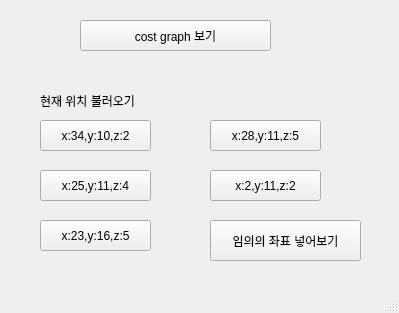
<?xml version="1.0" encoding="UTF-8"?>
<ui version="4.0">
 <class>MainWindow</class>
 <widget class="QMainWindow" name="MainWindow">
  <property name="geometry">
   <rect>
    <x>0</x>
    <y>0</y>
    <width>399</width>
    <height>313</height>
   </rect>
  </property>
  <property name="windowTitle">
   <string>MainWindow</string>
  </property>
  <widget class="QWidget" name="centralwidget">
   <widget class="QPushButton" name="btn10">
    <property name="geometry">
     <rect>
      <x>210</x>
      <y>120</y>
      <width>111</width>
      <height>31</height>
     </rect>
    </property>
    <property name="text">
     <string>x:28,y:11,z:5</string>
    </property>
   </widget>
   <widget class="QPushButton" name="btn5">
    <property name="geometry">
     <rect>
      <x>80</x>
      <y>20</y>
      <width>191</width>
      <height>31</height>
     </rect>
    </property>
    <property name="text">
     <string>cost graph 보기</string>
    </property>
   </widget>
   <widget class="QPushButton" name="btn8">
    <property name="geometry">
     <rect>
      <x>40</x>
      <y>220</y>
      <width>111</width>
      <height>31</height>
     </rect>
    </property>
    <property name="text">
     <string>x:23,y:16,z:5</string>
    </property>
   </widget>
   <widget class="QPushButton" name="btn11">
    <property name="geometry">
     <rect>
      <x>210</x>
      <y>170</y>
      <width>111</width>
      <height>31</height>
     </rect>
    </property>
    <property name="text">
     <string>x:2,y:11,z:2</string>
    </property>
   </widget>
   <widget class="QPushButton" name="btn7">
    <property name="geometry">
     <rect>
      <x>40</x>
      <y>170</y>
      <width>111</width>
      <height>31</height>
     </rect>
    </property>
    <property name="text">
     <string>x:25,y:11,z:4</string>
    </property>
   </widget>
   <widget class="QPushButton" name="btn6">
    <property name="geometry">
     <rect>
      <x>40</x>
      <y>120</y>
      <width>111</width>
      <height>31</height>
     </rect>
    </property>
    <property name="text">
     <string>x:34,y:10,z:2</string>
    </property>
   </widget>
   <widget class="QLabel" name="label">
    <property name="geometry">
     <rect>
      <x>40</x>
      <y>90</y>
      <width>271</width>
      <height>21</height>
     </rect>
    </property>
    <property name="text">
     <string>현재 위치 불러오기</string>
    </property>
   </widget>
   <widget class="QPushButton" name="btn12">
    <property name="geometry">
     <rect>
      <x>210</x>
      <y>220</y>
      <width>151</width>
      <height>41</height>
     </rect>
    </property>
    <property name="text">
     <string>임의의 좌표 넣어보기</string>
    </property>
   </widget>
  </widget>
  <widget class="QMenuBar" name="menubar">
   <property name="geometry">
    <rect>
     <x>0</x>
     <y>0</y>
     <width>399</width>
     <height>21</height>
    </rect>
   </property>
  </widget>
  <widget class="QStatusBar" name="statusbar"/>
 </widget>
 <resources/>
 <connections/>
</ui>
